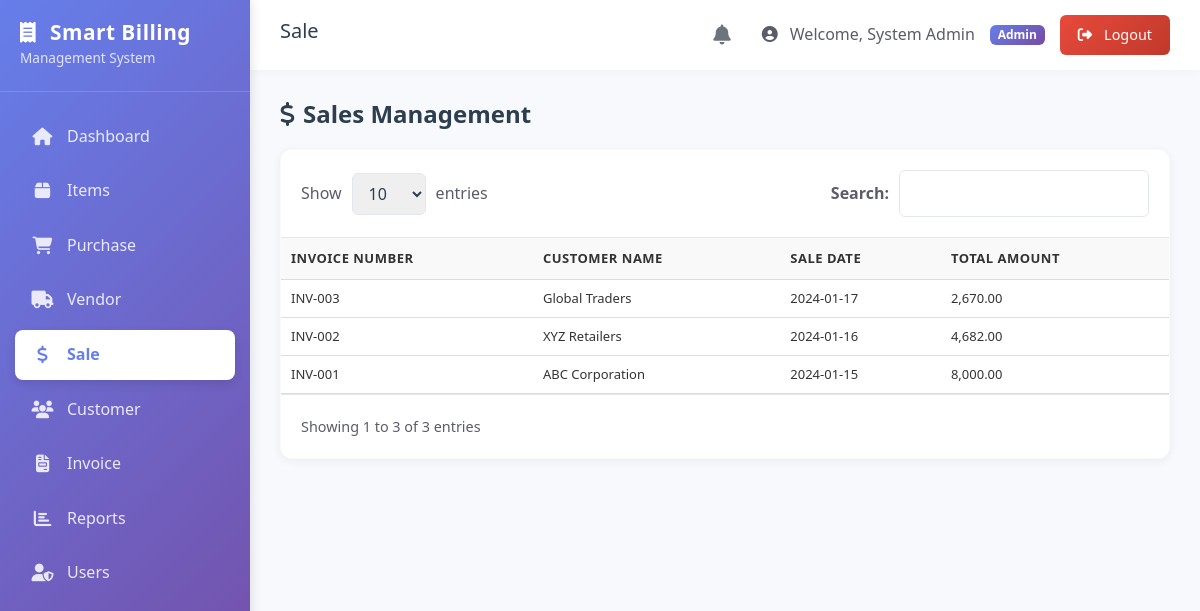
Page /admin/sale.php (signed in) on the earlier database version.
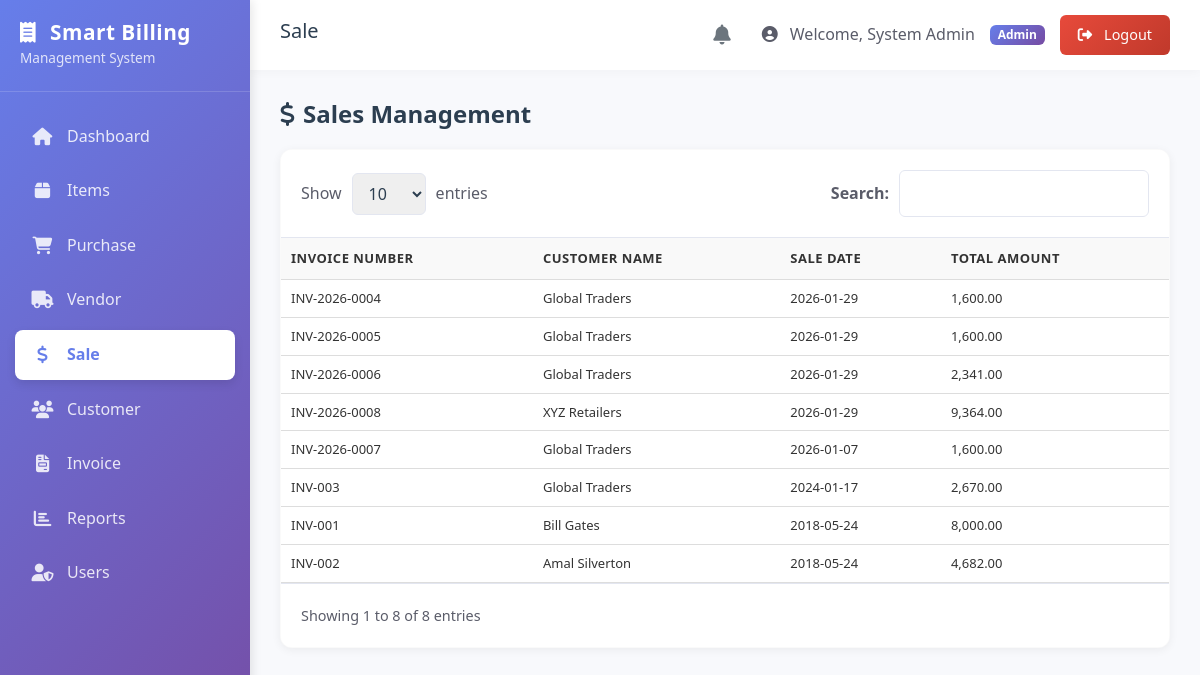
Same page on the later database version.
### tables this page shows
CREATE TABLE `sales` (
  `id` int(11) NOT NULL AUTO_INCREMENT,
  `invoice_number` varchar(50) NOT NULL,
  `customer_id` int(11) NOT NULL,
  `customer_name` varchar(150) NOT NULL,
  `sale_date` date NOT NULL,
  `total_amount` decimal(10,2) NOT NULL,
  `created_at` timestamp NOT NULL DEFAULT current_timestamp(),
  PRIMARY KEY (`id`),
  UNIQUE KEY `invoice_number` (`invoice_number`),
  KEY `customer_id` (`customer_id`),
  CONSTRAINT `sales_ibfk_1` FOREIGN KEY (`customer_id`) REFERENCES `customers` (`id`) ON DELETE CASCADE
);

### admin/sale.php (the view, shortened to what this page needs)
<?php
require_once '../config/db.php';
$sales_result = $conn->query("SELECT * FROM sales ORDER BY sale_date DESC");
include '../includes/header.php';
?>
<?php include '../includes/sidebar.php'; ?>
<main class="main-content">
    <?php include '../includes/topnav.php'; ?>
    <div class="content-body">
        <div class="page-header">
            <h4><i class="fas fa-dollar-sign me-2"></i>Sales Management</h4>
        </div>
        <div class="table-wrapper">
            <div class="table-controls">
                <div class="entries-control">
                    <span>Show</span>
                    <select>
                        <option>10</option>
                    </select>
                    <span>entries</span>
                </div>
                <div class="search-box">
                    <label>Search:</label>
                    <input type="text" id="searchInput" placeholder="">
                </div>
            </div>
            <table class="data-table">
                <thead>
                    <tr>
                        <th>Invoice Number</th>
                        <th>Customer Name</th>
                        <th>Sale Date</th>
                        <th>Total Amount</th>
                    </tr>
                </thead>
                <tbody id="tableBody">
                    <?php while ($sale = $sales_result->fetch_assoc()): ?>
                        <tr>
                            <td>
                                <?php echo htmlspecialchars($sale['invoice_number']); ?>
                            </td>
                            <td>
                                <?php echo htmlspecialchars($sale['customer_name']); ?>
                            </td>
                            <td>
                                <?php echo date('Y-m-d', strtotime($sale['sale_date'])); ?>
                            </td>
                            <td>
                                <?php echo number_format($sale['total_amount'], 2); ?>
                            </td>
                        </tr>
                    <?php endwhile; ?>
                </tbody>
            </table>
            <div class="table-footer">
                <div>Showing 1 to
                    <?php echo $sales_result->num_rows; ?> of
                    <?php echo $sales_result->num_rows; ?> entries
                </div>
            </div>
        </div>
    </div>
</main>
<?php include '../includes/footer.php'; ?>

Differences in the rows shown:
added sales: invoice_number "INV-2026-0004", customer_name "Global Traders", sale_date "2026-01-29", total_amount "1,600.00"
added sales: invoice_number "INV-2026-0005", customer_name "Global Traders", sale_date "2026-01-29", total_amount "1,600.00"
added sales: invoice_number "INV-2026-0006", customer_name "Global Traders", sale_date "2026-01-29", total_amount "2,341.00"
added sales: invoice_number "INV-2026-0008", customer_name "XYZ Retailers", sale_date "2026-01-29", total_amount "9,364.00"
added sales: invoice_number "INV-2026-0007", customer_name "Global Traders", sale_date "2026-01-07", total_amount "1,600.00"
changed sales "INV-001": customer_name "ABC Corporation" → "Bill Gates"; sale_date "2024-01-15" → "2018-05-24"; moves up the list
changed sales "INV-002": customer_name "XYZ Retailers" → "Amal Silverton"; sale_date "2024-01-16" → "2018-05-24"
Other differences:
$sales_result->num_rows: "3" → "8"
